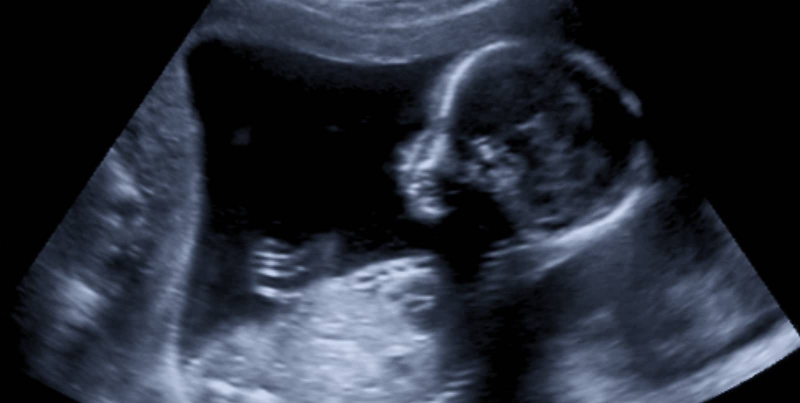
#> input picture Projeto1/bin/Debug/imgOriginal.jpg, 1600 x 806 px (shown at 1/2 size)
$ python Subtracao.py
#> lines starting #> are read from the running program, lines starting #| are printed output that depends on the picture
import cv2

imgOriginal = cv2.imread("imgOriginal.jpg")
#> imgOriginal is the input picture: shape (806, 1600, 3); mean B, G, R 55.8, 44.5, 39.5
imgGaussiano = cv2.imread("gaussiano.jpg")
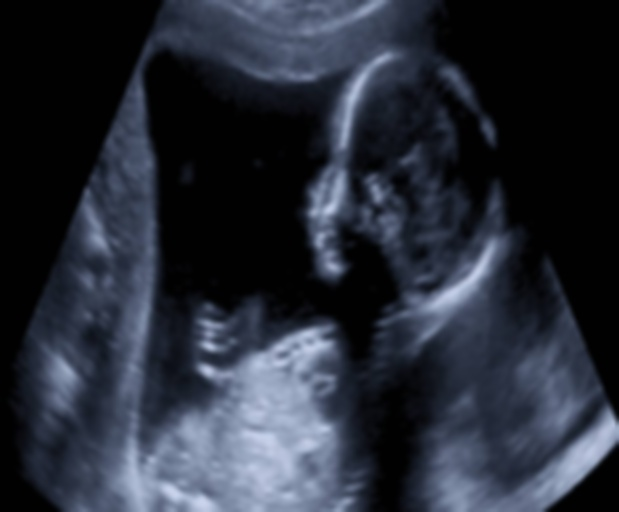
#> input picture Projeto1/bin/Debug/gaussiano.jpg, 619 x 512 px
#> imgGaussiano is the input picture: shape (512, 619, 3); mean B, G, R 55.8, 44.4, 39.4
dim = (619, 512)
imgOriginal  = cv2.resize(imgOriginal, dim)
#> imgOriginal: shape (512, 619, 3)
NovaImagem = cv2.subtract(imgOriginal, imgGaussiano)
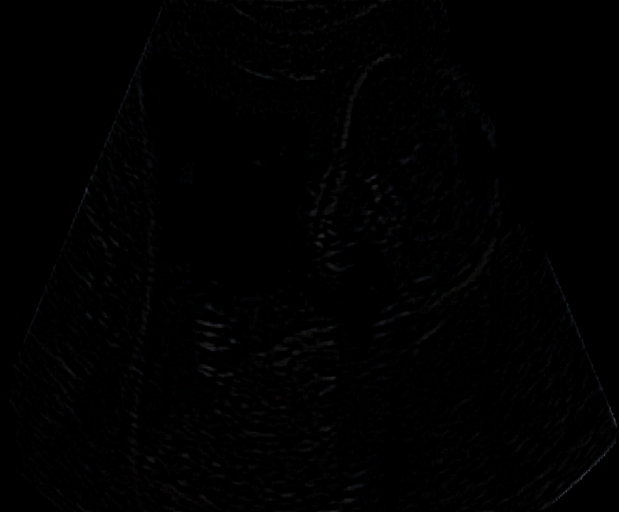
#> NovaImagem: shape (512, 619, 3); mean B, G, R 1.1, 1, 1
cv2.imwrite("sub.jpg", NovaImagem)
